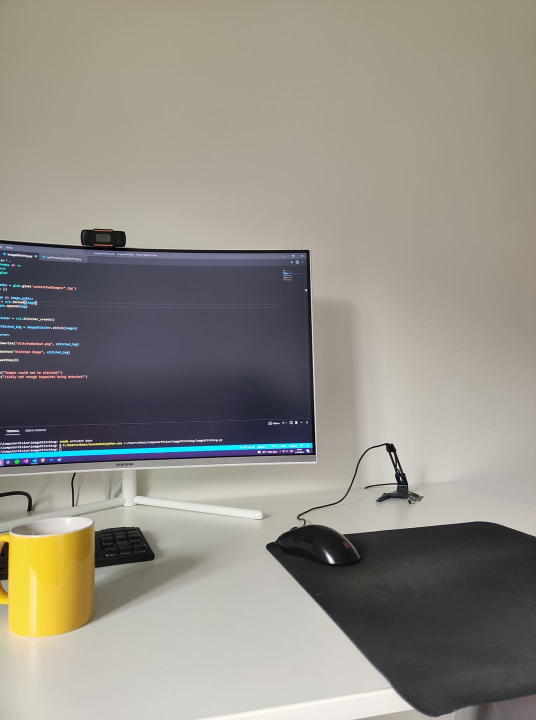
#> input picture 8_Image_stiching/first.jpg, 1072 x 1440 px (shown at 1/2 size)
$ python Image_stiching_Library.py
#> lines starting #> are read from the running program, lines starting #| are printed output that depends on the picture; after the words box and inside, x2 and y2 are one past the last pixel; in counts of white or black regions, pixels touching at a corner belong together
import cv2
import matplotlib.pyplot as plt
import imutils
import numpy as np

#Hàm xóa những phần bị đen sau khi ghép ảnh
def convert_img(image):
    image = cv2.copyMakeBorder(image, 10, 10, 10, 10, cv2.BORDER_CONSTANT, (0,0,0))
    gray = cv2.cvtColor(image, cv2.COLOR_BGR2GRAY)
    thresh_img = cv2.threshold(gray, 0, 255 , cv2.THRESH_BINARY)[1]
    contours = cv2.findContours(thresh_img.copy(), cv2.RETR_EXTERNAL, cv2.CHAIN_APPROX_SIMPLE)

    contours = imutils.grab_contours(contours)
    areaOI = max(contours, key=cv2.contourArea)

    mask = np.zeros(thresh_img.shape, dtype="uint8")
    x, y, w, h = cv2.boundingRect(areaOI)
    cv2.rectangle(mask, (x,y), (x + w, y + h), 255, -1)

    minRectangle = mask.copy()
    sub = mask.copy()

    while cv2.countNonZero(sub) > 0:
        minRectangle = cv2.erode(minRectangle, None)
        sub = cv2.subtract(minRectangle, thresh_img)

    contours = cv2.findContours(minRectangle.copy(), cv2.RETR_EXTERNAL, cv2.CHAIN_APPROX_SIMPLE)
    contours = imutils.grab_contours(contours)
    areaOI = max(contours, key=cv2.contourArea)
    x, y, w, h = cv2.boundingRect(areaOI)

    image = image[y:y + h, x:x + w]
    return image


if __name__ == "__main__":
    im1 = cv2.imread("first.jpg")
#> im1 is the input picture: shape (1440, 1072, 3); mean B, G, R 132.5, 141.3, 145.1
    im2 = cv2.imread("second.jpg")
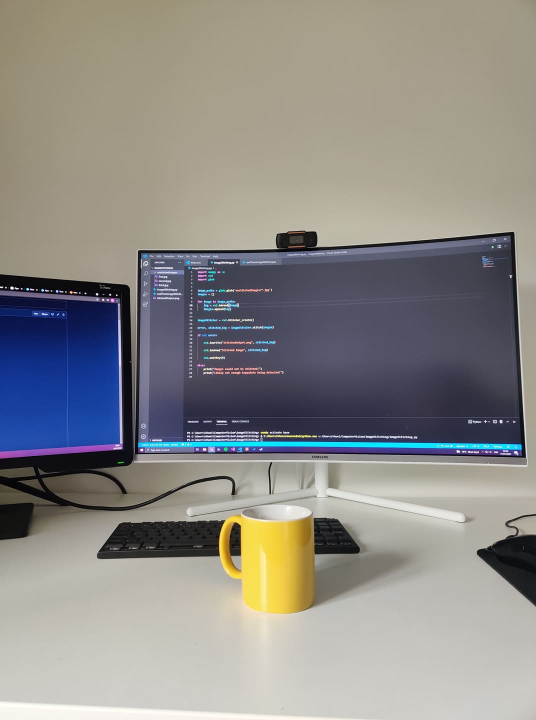
#> input picture 8_Image_stiching/second.jpg, 1072 x 1440 px (shown at 1/2 size)
#> im2 is the input picture: shape (1440, 1072, 3); mean B, G, R 135.7, 139.1, 140.8
    im3 = cv2.imread("third.jpg")
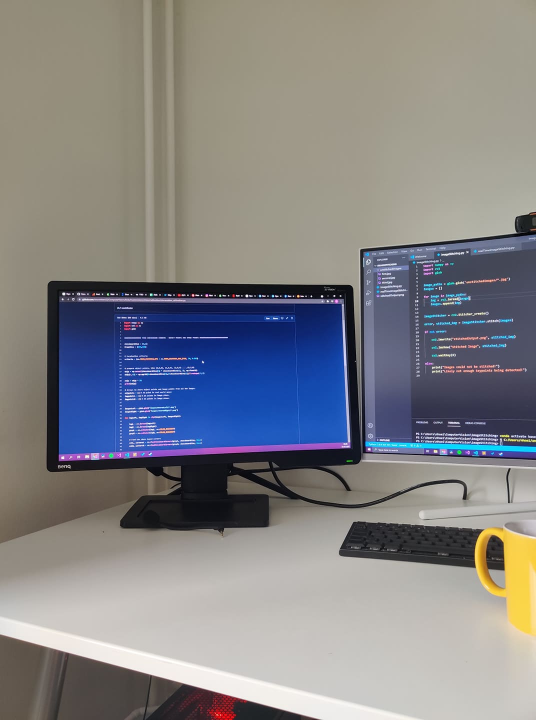
#> input picture 8_Image_stiching/third.jpg, 1072 x 1440 px (shown at 1/2 size)
#> im3 is the input picture: shape (1440, 1072, 3); mean B, G, R 133.6, 130.6, 130.7
    images = [im1, im2, im3]
    sticher = cv2.Stitcher_create()
    status, stitched_img = sticher.stitch(images) #Ghép 3 ảnh lại với nhau(Panorama)
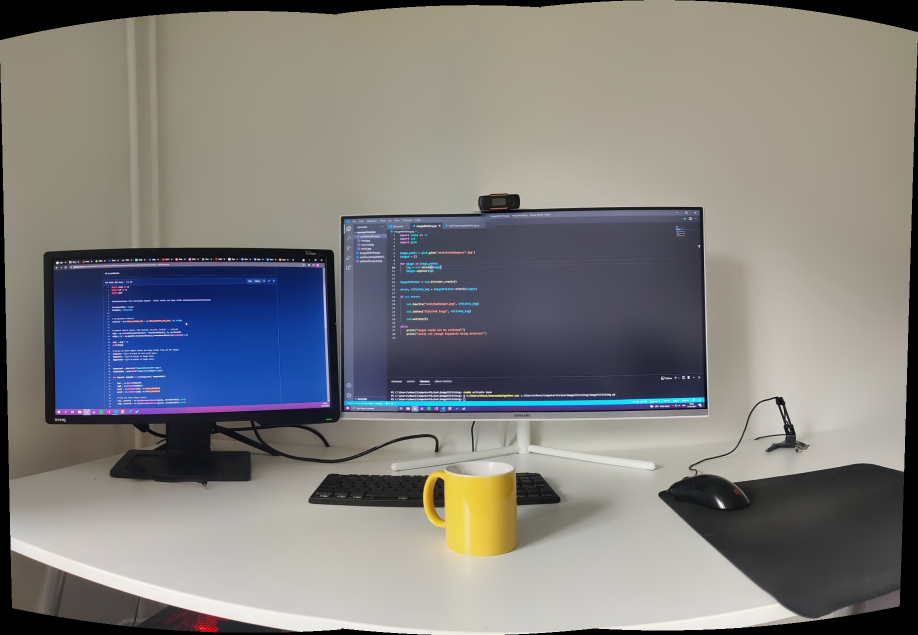
#> stitched_img: shape (1270, 1836, 3) (shown at 1/2 size); mean of channels 0, 1, 2 125.4, 126.3, 127.6; drawn as B, G, R
#> status = 0
    if not status:
        stitched_img = convert_img(stitched_img) #Xóa những phần bị đen của ảnh
#> in convert_img, `thresh_img = cv2.threshold(gray, 0, 255 , cv2.THRESH_BINARY)[1]`:
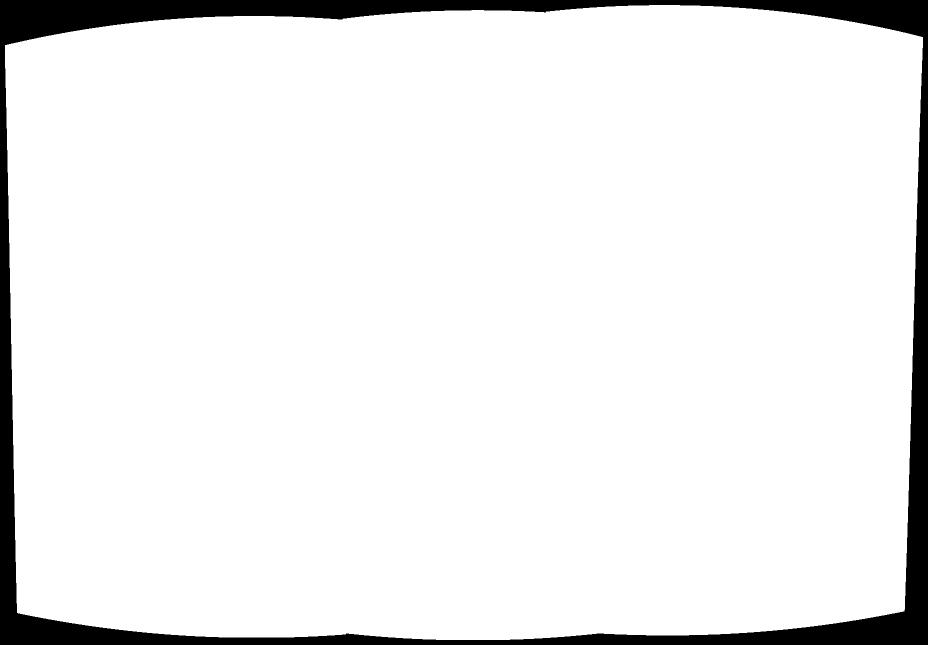
#> thresh_img: shape (1290, 1856) (shown at 1/2 size); 92.9% white; 1 black region
#> in convert_img, `contours = cv2.findContours(thresh_img.copy(), cv2.RETR_EXTERNAL, cv2...`: contours = 1 contour; box (x1, y1, x2, y2) and area: (10, 10, 1846, 1280) 2221054
#> in convert_img, `areaOI = max(contours, key=cv2.contourArea)`: areaOI = contour of 728 points, box (x1, y1, x2, y2) (10, 10, 1846, 1280), area 2221054
#> in convert_img, `x, y, w, h = cv2.boundingRect(areaOI)`: x = 10; w = 1836; h = 1270
#> in convert_img, `cv2.rectangle(mask, (x,y), (x + w, y + h), 255, -1)`: mask: shape (1290, 1856); 97.5% white; 1 black region, box (x1, y1, x2, y2) and area: (0, 0, 1856, 1290) 59413
#> the loop in convert_img, `while cv2.countNonZero(sub) > 0:` made 66 passes
#> after the loop in convert_img, `while cv2.countNonZero(sub) > 0:`:
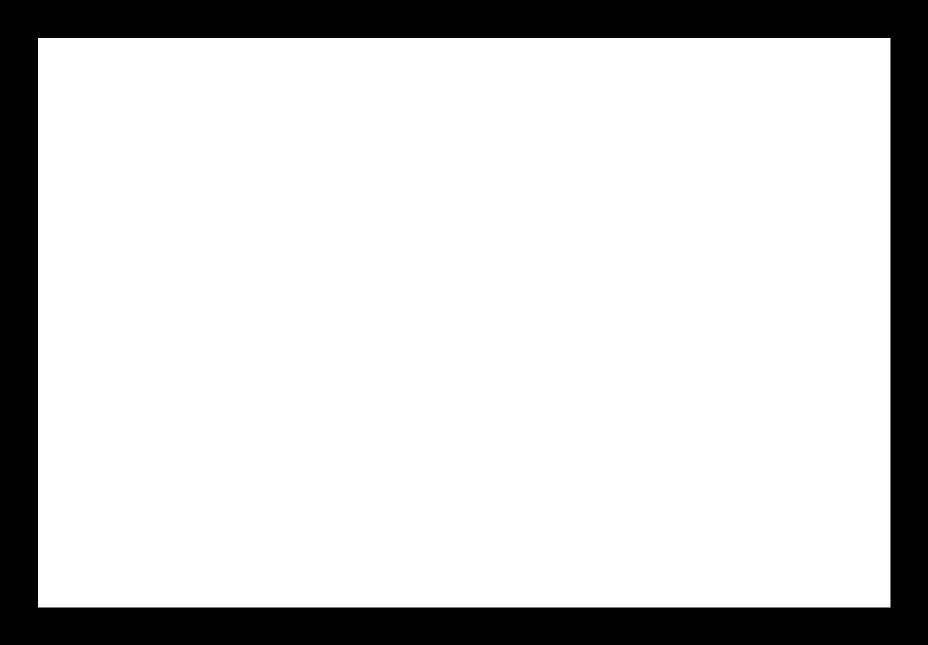
#> minRectangle: shape (1290, 1856) (shown at 1/2 size); 81.1% white; 1 black region
#> in convert_img, `contours = cv2.findContours(minRectangle.copy(), cv2.RETR_EXTERNAL, cv..`: contours = 1 contour; box (x1, y1, x2, y2) and area: (76, 76, 1781, 1215) 1939152
#> in convert_img, `contours = imutils.grab_contours(contours)`: contours = [[[76, 76], [76, 1214], [1780, 1214], [1780, 76]]]
#> in convert_img, `areaOI = max(contours, key=cv2.contourArea)`: areaOI = [[76, 76], [76, 1214], [1780, 1214], [1780, 76]]
#> in convert_img, `x, y, w, h = cv2.boundingRect(areaOI)`: x = 76; w = 1705; h = 1139

        im1 = cv2.resize(im1, (400, 400))
#> im1: shape (400, 400, 3)
        im2 = cv2.resize(im2, (400, 400))
#> im2: shape (400, 400, 3)
        im3 = cv2.resize(im3, (400, 400))
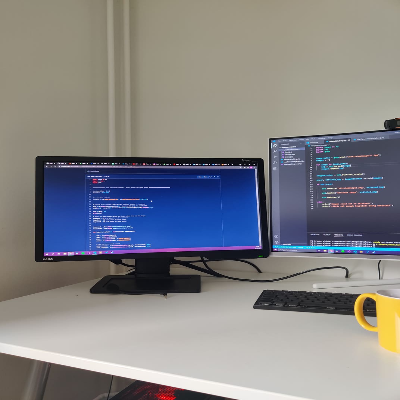
#> im3: shape (400, 400, 3); mean B, G, R 133.6, 130.6, 130.7
        stitched_img = cv2.resize(stitched_img, (400, 400))
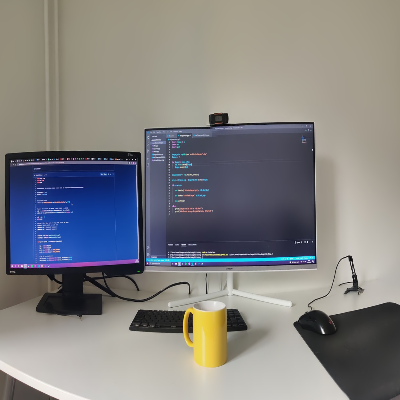
#> stitched_img: shape (400, 400, 3); mean of channels 0, 1, 2 130.2, 129.6, 130.2; drawn as B, G, R

        cv2.imshow("result", stitched_img)
        cv2.imshow("img1", im1)
        cv2.imshow("img2", im2)
        cv2.imshow("img3", im3)
        cv2.waitKey(0)
        cv2.destroyAllWindows()

    else:
        print("Can not be stitching image, not enough keypoint to stitching")
